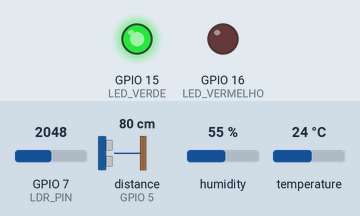
Simulated run of this sketch. Board: ESP32. On the bench: output pins drawn as LEDs (lit = HIGH). Wiring (inferred from the names in the program): ultrasonic range finder: trigger GPIO 4; echo GPIO 5. The test bench sets the inputs (shaded band); at power-on: distance to the obstacle (sensor on GPIO 5) 80 cm, GPIO 7 (LDR_PIN) = 2048, humidity 55 %, temperature 24 °C. The echo pulse lasts 58.3 µs per cm; pins used as bus, display or sensor lines are not drawn; what the sketch prints to the serial monitor is not drawn.

Above: at 4.8 s.
4.9 s: distance to the obstacle (sensor on GPIO 5) set to 86 cm
At 6.8 s:
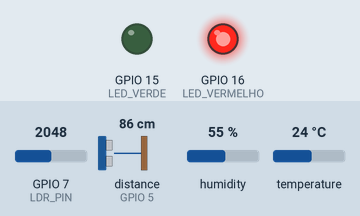
7.8 s: distance to the obstacle (sensor on GPIO 5) set to 2 cm
At 9.0 s:
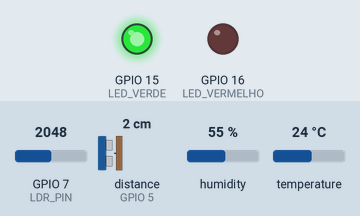
10.7 s: distance to the obstacle (sensor on GPIO 5) set to 120 cm
At 12.6 s:
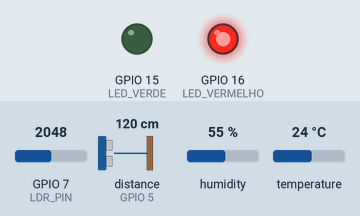
Timing chart, 0 to 14.1 s (numbered marks = the images above; inputs shaded):
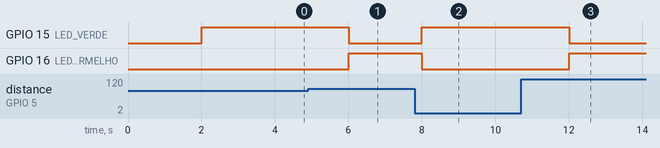

Measured:
- the behaviour switches between 83 and 84 cm on distance to the obstacle (sensor on GPIO 5) (found by bisection; images 0 and 1)
- after the input at 4.9 s, GPIO 15 (LED_VERDE): HIGH → LOW after 1.1 s; GPIO 16 (LED_VERMELHO): LOW → HIGH after 1.1 s
- after the input at 7.8 s, GPIO 15 (LED_VERDE): LOW → HIGH after 0.20 s; GPIO 16 (LED_VERMELHO): HIGH → LOW after 0.20 s
- after the input at 10.7 s, GPIO 15 (LED_VERDE): HIGH → LOW after 1.3 s; GPIO 16 (LED_VERMELHO): LOW → HIGH after 1.3 s

The sketch:

chao-de-fabrica.ino
```cpp
#include <esp_now.h>
#include <esp_wifi.h>   // [AV2] Necessário para fixar o canal Wi-Fi do ESP-NOW
#include <WiFi.h>
#include <DHT.h>
#include "secrets.h"    // [AV2] MAC do receptor e canal Wi-Fi (arquivo não versionado)

// ================= Definição de Pinos =================
#define TRIG_PIN     4   // Trig do Ultrassônico
#define ECHO_PIN     5   // Echo do Ultrassônico
#define DHTPIN       6   // Pino Digital para o DHT
#define DHTTYPE      DHT22 // DHT22 ou DHT11
#define LDR_PIN      7   // Pino Analógico para o Fotorresistor
#define LED_VERDE    15  // LED Verde (Status OK)
#define LED_VERMELHO 16  // LED Vermelho (Alerta Nível Baixo)

// ================= Configuração do Tanque =================
const int DIST_VAZIO = 100; // Distância quando 0% (em cm)
const int DIST_CHEIO = 10;  // Distância quando 100% (em cm)

DHT dht(DHTPIN, DHTTYPE);

// ================= Configuração ESP-NOW =================
// [AV2] O endereço do receptor agora vem de secrets.h (MAC_MONITORAMENTO).
// Antes era broadcast (FF:FF:FF:FF:FF:FF). Em broadcast o ESP-NOW não recebe
// confirmação de entrega, então o callback sempre informava sucesso e a
// mensagem "Falha no envio ESPNOW" nunca aparecia. Com o MAC real, aparece.

// Estrutura do pacote de dados (Sem PIR)
typedef struct struct_message {
  int nivel_tinta;
  float temperatura;
  float umidade;
  int luminosidade;
  unsigned long timestamp;
} struct_message;

struct_message dadosPacote;
esp_now_peer_info_t peerInfo;

// Controle de tempo
unsigned long tempoAnterior = 0;
const long intervalo = 2000;

bool statusAlerta = false;

// Callback de Envio ESP-NOW (Sem delays para evitar travar o Wi-Fi)
void OnDataSent(const wifi_tx_info_t *tx_info, esp_now_send_status_t status) {
  if (status == ESP_NOW_SEND_SUCCESS) {
    Serial.printf("Pacote enviado com sucesso: {nível=%d%%, temp=%.1f°C, umidade=%.1f%%, luz=%d}\n",
                  dadosPacote.nivel_tinta, dadosPacote.temperatura,
                  dadosPacote.umidade, dadosPacote.luminosidade);
  } else {
    Serial.println("Falha no envio ESPNOW");
  }
  Serial.println("--------------------------------------------------");
}

// Função para ler a distância do ultrassônico com Timeout
int lerDistancia() {
  digitalWrite(TRIG_PIN, LOW);
  delayMicroseconds(2);
  digitalWrite(TRIG_PIN, HIGH);
  delayMicroseconds(10);
  digitalWrite(TRIG_PIN, LOW);

  // Timeout de 30ms para evitar congelar o loop se o sensor falhar
  long duracao = pulseIn(ECHO_PIN, HIGH, 30000);
  if (duracao == 0) return DIST_VAZIO;

  return (int)(duracao * 0.034 / 2);
}

void setup() {
  Serial.begin(115200);
  Serial.println("\n--- Inicializando ESP32 Chão de Fábrica ---");

  // Configuração dos Pinos
  pinMode(TRIG_PIN, OUTPUT);
  pinMode(ECHO_PIN, INPUT);
  pinMode(LED_VERDE, OUTPUT);
  pinMode(LED_VERMELHO, OUTPUT);

  // Inicializa DHT
  dht.begin();

  // Configura Wi-Fi Station
  WiFi.mode(WIFI_STA);

  // [AV2] Fixa o canal do rádio. O monitoramento fica conectado ao roteador e
  // opera no canal dele; se este ESP32 ficar em outro canal, o ESP-NOW não chega.
  // O monitoramento imprime no Serial o canal correto para colocar em WIFI_CHANNEL.
  esp_wifi_set_promiscuous(true);
  esp_wifi_set_channel(WIFI_CHANNEL, WIFI_SECOND_CHAN_NONE);
  esp_wifi_set_promiscuous(false);

  // [AV2] Mostra o MAC deste ESP32 para configurar MAC_CHAO_FABRICA no monitoramento
  Serial.print("MAC deste ESP32: ");
  Serial.println(WiFi.macAddress());
  Serial.printf("Canal ESP-NOW: %d\n", WIFI_CHANNEL);

  // Inicializa ESP-NOW
  if (esp_now_init() != ESP_OK) {
    Serial.println("Erro ao inicializar ESP-NOW");
    return;
  }

  // Registra Callback
  esp_now_register_send_cb(OnDataSent);

  // Registra Peer (Receptor)
  memcpy(peerInfo.peer_addr, MAC_MONITORAMENTO, 6);  // [AV2] MAC real do receptor
  peerInfo.channel = WIFI_CHANNEL;                     // [AV2] mesmo canal do roteador
  peerInfo.encrypt = false;

  if (esp_now_add_peer(&peerInfo) != ESP_OK) {
    Serial.println("Falha ao adicionar Peer ESP-NOW");
    return;
  }

  Serial.println("Sistema pronto!");
}

void loop() {
  unsigned long tempoAtual = millis();

  // Executa rotina a cada 2 segundos
  if (tempoAtual - tempoAnterior >= intervalo) {
    tempoAnterior = tempoAtual;

    // 1. Leitura do Ultrassônico (Nível de Tinta)
    int distancia = lerDistancia();
    int porcentagem_tinta = map(distancia, DIST_VAZIO, DIST_CHEIO, 0, 100);
    porcentagem_tinta = constrain(porcentagem_tinta, 0, 100);

    // 2. Leitura do DHT (Temperatura e Umidade)
    float t = dht.readTemperature();
    float h = dht.readHumidity();

    // 3. Leitura do LDR (Luminosidade)
    int luz = analogRead(LDR_PIN);

    // Salva os dados na struct
    dadosPacote.nivel_tinta = porcentagem_tinta;
    dadosPacote.temperatura = isnan(t) ? 0.0 : t;
    dadosPacote.umidade = isnan(h) ? 0.0 : h;
    dadosPacote.luminosidade = luz;
    dadosPacote.timestamp = millis();

    // 4. Lógica de Alerta e LEDs
    if (porcentagem_tinta < 20) {
      statusAlerta = true;
      digitalWrite(LED_VERMELHO, HIGH);
      digitalWrite(LED_VERDE, LOW);
    } else {
      statusAlerta = false;
      digitalWrite(LED_VERMELHO, LOW);
      digitalWrite(LED_VERDE, HIGH);
    }

    // 5. Exibição no Monitor Serial
    Serial.println("\n--- Novas Leituras ---");
    Serial.printf("Nível do tanque: %d%%\n", porcentagem_tinta);

    if (statusAlerta) {
      Serial.println("Alerta! Nível de tinta baixo.");
    }

    if (!isnan(t) && !isnan(h)) {
      Serial.printf("Temperatura: %.0f ºC | Umidade: %.0f%%\n", t, h);
    } else {
      Serial.println("Falha ao ler o sensor DHT!");
    }

    Serial.printf("Luminosidade: %d\n", luz);

    if (statusAlerta) {
      Serial.println("Estado: Alerta – verificar tanque de tinta");
    } else {
      Serial.println("Estado: Operação normal");
    }

    // 6. Transmissão via ESP-NOW (reenvia a cada ciclo; uma falha não trava o loop)
    esp_err_t result = esp_now_send(MAC_MONITORAMENTO, (uint8_t *) &dadosPacote, sizeof(dadosPacote));  // [AV2]
    if (result != ESP_OK) {
      Serial.println("Erro ao disparar envio ESP-NOW.");
    }
  }
}
```

secrets.example.h
```cpp
// Copie este arquivo para secrets.h (mesma pasta) e preencha os valores.
// O secrets.h não vai para o GitHub (está no .gitignore).
#pragma once
#include <stdint.h>

// MAC do ESP32 de monitoramento (aparece no Serial dele ao ligar)
static const uint8_t MAC_MONITORAMENTO[6] = {0x00, 0x00, 0x00, 0x00, 0x00, 0x00};

// Canal Wi-Fi do roteador ao qual o monitoramento se conecta
// (o monitoramento imprime esse valor no Serial: "Canal do roteador: X")
#define WIFI_CHANNEL 1
```
